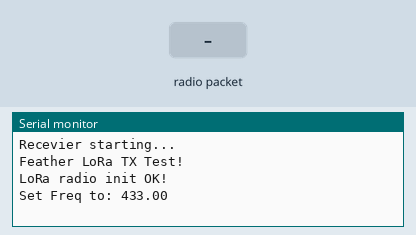
This sketch was run on a simulated Arduino Uno, built with avr-gcc and run on an emulated ATmega328P. Parts: the last lines printed to the serial monitor. The inputs (shaded band) are chosen by the test bench. No radio packets arrive unless stated.

Above: at 3.3 s.
3.4 s: radio packet "1" arrives
At 3.9 s:
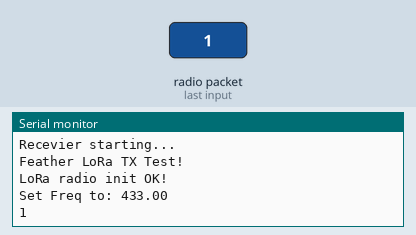
4.9 s: radio packet "0" arrives
At 6.1 s:
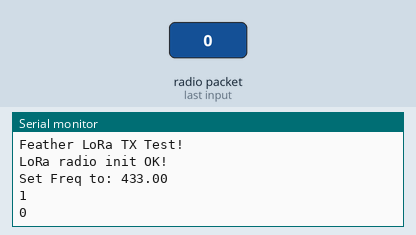
6.4 s: radio packet "2" arrives
At 7.3 s:
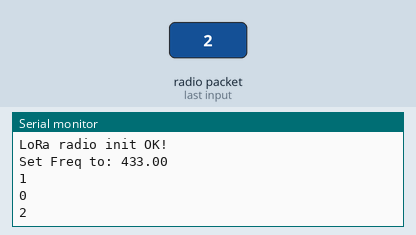

The sketch:

Receiver.ino
```cpp
#include <SPI.h>
#include <RH_RF95.h>

/* for feather32u4
*/
#define RFM95_CS 8
#define RFM95_RST 4
#define RFM95_INT 7

/* for feather m0
#define RFM95_CS 8
#define RFM95_RST 4
#define RFM95_INT 3
*/

#define RF95_FREQ 433.0
RH_RF95 rf95(RFM95_CS, RFM95_INT);

void setup()
{
  Serial.begin(115200);
  delay(2000);
  Serial.println("Recevier starting...");

  /**
   * Setup LoRa
   */
  pinMode(RFM95_RST, OUTPUT);
  digitalWrite(RFM95_RST, HIGH);
  delay(100);
  Serial.println("Feather LoRa TX Test!");
  // manual reset
  digitalWrite(RFM95_RST, LOW);
  delay(10);
  digitalWrite(RFM95_RST, HIGH);
  delay(10);

  while (!rf95.init()) {
    Serial.println("LoRa radio init failed");
    while (1);
  }
  Serial.println("LoRa radio init OK!");

  if (!rf95.setFrequency(RF95_FREQ)) {
    Serial.println("setFrequency failed");
    while (1);
  }
  Serial.print("Set Freq to: ");
  Serial.println(RF95_FREQ);

  rf95.setTxPower(23, false);

  //Setup BandWidth, option: 7800,10400,15600,20800,31250,41700,62500,125000,250000,500000
  //Lower BandWidth for longer distance.
//  rf95.setSignalBandwidth(125000);

  //Setup Coding Rate:5(4/5),6(4/6),7(4/7),8(4/8)
//  rf95.setCodingRate4(5); //5-8

  //Setup Spreading Factor (6 ~ 12)
//  rf95.setSpreadingFactor(7);
}

void loop()
{
  if (rf95.available())
  {
    uint8_t buf[RH_RF95_MAX_MESSAGE_LEN];
    uint8_t len = sizeof(buf);

    if (rf95.recv(buf, &len))
    {
      Serial.println((char*)buf);
    }
    else
    {
      Serial.println("Receive failed");
    }
  }
}
```

Measured:
- after the input at 3.4 s, the serial monitor: prints a new line at once (image 1)
- after the input at 4.9 s, the serial monitor: prints a new line at once (image 2)
- after the input at 6.4 s, the serial monitor: prints a new line at once (image 3)
